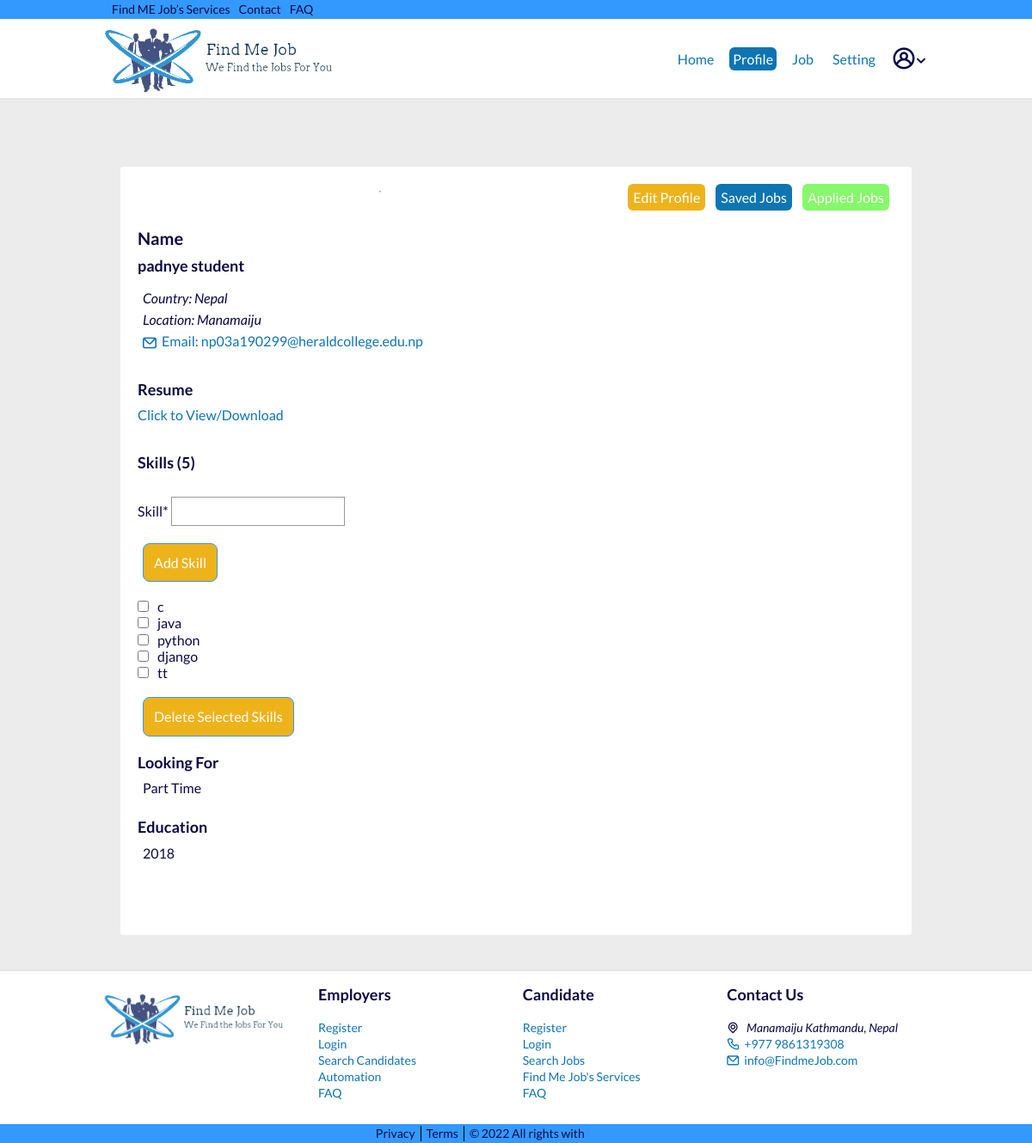
Page /profile/ (signed in) on the committed database.
### candidates/models.py (models this page shows, shortened)
class Profile(models.Model):
    user = models.OneToOneField(
        User, on_delete=models.CASCADE, primary_key=True, related_name='profile')
    full_name = models.CharField(max_length=200, null=True, blank=True)
    country = CountryField(null=True, blank=True)
    location = models.CharField(max_length=255, null=True, blank=True)
    resume = models.FileField(upload_to='resumes', null=True, blank=True)
    grad_year = models.IntegerField(blank=True)
    looking_for = models.CharField(
        max_length=30, choices=CHOICES, default='Full Time', null=True)
    slug = AutoSlugField(populate_from='user', unique=True)

class Skill(models.Model):
    skill = models.CharField(max_length=200)
    user = models.ForeignKey(
        User, related_name='skills', on_delete=models.CASCADE)

### candidates/views.py (the view)
# urls.py: path('profile/', views.my_profile, name='my-profile'),
@login_required
def my_profile(request):
    you = request.user
    profile = Profile.objects.filter(user=you).first()
    user_skills = Skill.objects.filter(user=you)
    if request.method == 'POST':
        form = NewSkillForm(request.POST)
        if form.is_valid():
            data = form.save(commit=False)
            data.user = you
            data.save()
            return redirect('my-profile')
    else:
        form = NewSkillForm()
    context = {
        'u': you,
        'profile': profile,
        'skills': user_skills,
        'form': form,
        'profile_page': "active",
    }
    return render(request, 'candidates/profile.html', context)

### candidates/forms.py
class NewSkillForm(forms.ModelForm):
    class Meta:
        model = Skill
        fields = ['skill']

### candidates/templates/candidates/profile.html (shortened to what this page needs)
{% extends "users/layout.html" %} {% load static %} {% load crispy_forms_tags %}
{% block content %} <br /><br />
<div class="container">
  <div class="profile__candidate">
    <section class="sec__profile-2">
      <div class="profile-content">
        {% if request.user == u %}
        <hr class="my-4" />
        <a class="btn1 btn-block" href="{% url 'edit-profile' %}">Edit Profile</a><br />
        <a class="btn2 btn-block" href="{% url 'saved-jobs' %}">Saved Jobs</a><br />
        <a class="btn3 btn-block" href="{% url 'applied-jobs' %}">Applied Jobs</a>
        {% endif %}
      </div>
      <div class="profile-content">
        <div class="profile-info">
          <h2>Name</h2>
          <h3>{{ profile.full_name }}</h3>
          <dl>
            <dd>
              <address>Country: {{ profile.country.name }}</address>
            </dd>
            <dd>
              <address>Location: {{ profile.location }}</address>
            </dd>
            <dd><a href="mailto:{{ u.email }}"><span class="icon-mail"></span>Email: {{ u.email }}</a></dd>
          </dl>
        </div>
      </div>
      <div class="profile-content">
        <div class="profile-info">
          <h3>Resume</h3>
          {% if profile.resume %}
          <p>
            <a class="resume" href="{{ profile.resume.url }}">Click to View/Download</a>
          </p>
          {% else %}
          <p>Resume: Not Provided</p>
          {% endif %}
        </div>
      </div>
      <div class="profile-content">
        <div class="profile-info">
          <h3>Skills ({{ skills.count }})</h3>
          {% if request.user != u %}
          <ul>
            {% for skill in skills %}
            <li>{{skill.skill}}</li>
            {% endfor %}
            {% else %}
            <form class="form-signin" method="POST">
              <fieldset class="form-group">
                <br />
                {{ form|crispy }}
              </fieldset>
              <div class="btn__holder">
                <button class="btn btn-lg btn-outline-primary btn-block" type="submit">
                  Add Skill</button><br />
              </div>
            </form>
            <br />
            {% if skills %}
            <form class="form-signin" action="{% url 'skill-delete' %}" method="POST">
              {% csrf_token %} {% for skill in skills %}
              <div cass="form__checkbox">
                <input class="mr-2" type="checkbox" value="{{ skill.id }}" name="choices" />{{ skill.skill }}
              </div>
              {% endfor %}
              <br />
              <div class="btn__holder">
                <button class="btn btn-lg btn-outline-danger btn-block" type="submit" name="delete">
                  Delete Selected Skills</button><br />
              </div>
            </form>
            {% endif %} {% endif %}
        </div>
      </div>
      <div class="profile-content">
        <div class="profile-info">
          <h3>Looking For</h3>
          <dd>{{ profile.looking_for }}</dd>
        </div>
      </div>
      <div class="profile-content">
        <div class="profile-info">
          <h3>Education</h3>
          <dd>{{ profile.grad_year }}</dd>
        </div>
      </div>
    </section>
  </div>
</div>
{% endblock content %}

### static/markup/css/main.css (style rules this page uses)
[class^="icon-"], [class*=" icon-"] { font-family: 'icomoon' !important; speak: never; font-style: normal; font-weight: normal; font-variant: normal; text-transform: none; line-height: 1; -webkit-font-smoothing: antialiased; -moz-osx-font-smoothing: grayscale; }
.icon-mail:before { content: "\e906"; }
html { font-family: sans-serif; -ms-text-size-adjust: 100%; -webkit-text-size-adjust: 100%; }
body { margin: 0; }
article, aside, details, figcaption, figure, footer, header, hgroup, main, menu, nav, section, summary { display: block; }
a { background-color: transparent; }
hr { box-sizing: content-box; height: 0; }
button, input, optgroup, select, textarea { color: inherit; font: inherit; margin: 0; }
button { overflow: visible; }
button, select { text-transform: none; }
button, html input[type="button"], input[type="reset"], input[type="submit"] { -webkit-appearance: button; cursor: pointer; }
input { line-height: normal; }
input[type="checkbox"], input[type="radio"] { box-sizing: border-box; padding: 0; }
fieldset { border: 1px solid #c0c0c0; margin: 0 2px; padding: 0.35em 0.625em 0.75em; }
html { box-sizing: border-box; }
*, *:before, *:after { box-sizing: inherit; }
* { max-height: 1000000px; }
body { color: #0A0944; background: #ECECEC; font: 1rem/1.2 "Lato", "Arial", "Helvetica Neue", "Helvetica", sans-serif; min-width: 320px; -webkit-font-smoothing: antialiased; -moz-osx-font-smoothing: grayscale; }
h1, .h1, h2, .h2, h3, .h3, h4, .h4, h5, .h5, h6, .h6, .h { font-family: inherit; font-weight: bold; margin: 0 0 0.5em; color: inherit; }
h2, .h2 { font-size: 1.25rem; }
h3, .h3 { font-size: 1.125rem; }
p { margin: 0 0 1em; }
a { color: #39f; }
form, fieldset { margin: 0; padding: 0; border-style: none; }
input[type='text'], input[type='tel'], input[type='email'], input[type='search'], input[type='password'], textarea { -webkit-appearance: none; -webkit-border-radius: 0; box-sizing: border-box; border: 1px solid #999; padding: 0.4em 0.7em; }
button, input[type='button'], input[type='reset'], input[type='file'], input[type='submit'] { -webkit-appearance: none; -webkit-border-radius: 0; cursor: pointer; }
.btn__holder [type="submit"], .btn__holder [type="button"], .btn__holder [type="applyNow"] { -webkit-transition: background 0.3s ease-in-out, color 0.3s ease-in-out, transistion 0.3s ease-in-out, 0.3s 0.3s ease-in-out, ease-in-out 0.3s ease-in-out; transition: background 0.3s ease-in-out, color 0.3s ease-in-out, transistion 0.3s ease-in-out, 0.3s 0.3s ease-in-out, ease-in-out 0.3s ease-in-out; padding: 0.75rem; border-radius: 8px; outline: 1px solid transparent; border: 1px solid #39f; background: #EEB31B; color: #fff; -webkit-transition: 0.3s ease-in-out; transition: 0.3s ease-in-out; }
.container { max-width: 62.5rem; margin: 0 auto; padding: 0 1.25rem; }
.profile__candidate, .profile__employer { background: #fff; padding: 1.25rem; border-radius: 3px; margin-bottom: 2.5rem; }
.sec__profile-2 { position: relative; margin-bottom: 2.5rem; }
@media (min-width: 768px) { .sec__profile-2 { margin-bottom: 3.75rem; } }
.sec__profile-2 .profile-content { display: -webkit-box; display: -ms-flexbox; display: flex; -webkit-box-pack: justify; -ms-flex-pack: justify; justify-content: space-between; margin-bottom: 1.25rem; }
.sec__profile-2 .profile-info { width: 80%; }
.sec__profile-2 dl span { margin-right: 0.375rem; vertical-align: bottom; }
.sec__profile-2 a { text-decoration: none; color: #0E75B2; }
.sec__profile-2 dd, .sec__profile-2 dt { margin: 0 0 0.375rem 0.375rem; }

### candidates/templates/candidates/profile.html (style rules this page uses)
.btn-block { padding: 6px; margin: 0 6px; border-radius: 6px; }
.btn1 { background: #EEB31B; color: #fff !important; }
.btn2 { background: #0E75B2; color: #fff !important; }
.btn3 { background: #85F969; color: #fff !important; }
.form-group { margin-bottom: 20px; }
.mr-2 { margin-right: 10px; }

### rows in the picture
Profile: full_name "padnye student", country.name "Nepal", location "Manamaiju", looking_for "Part Time", grad_year "2018"
Skill: skill "c"
Skill: skill "java"
Skill: skill "python"
Skill: skill "django"
Skill: skill "tt"

### other values in the picture
{{ u.email }} "np03a190299@heraldcollege.edu.np"
{{ skills.count }} "5"
